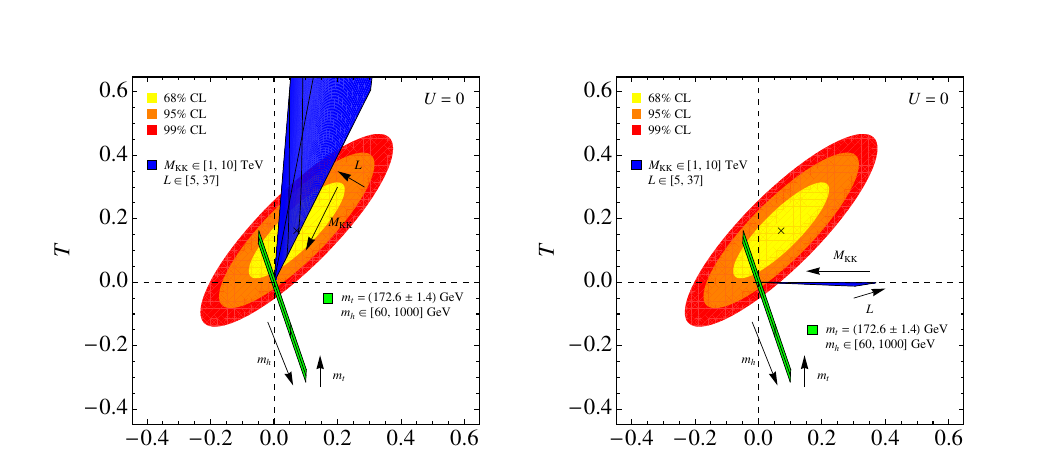
#> input picture references/paper_figures/casagrande_0807.4937_fig4_ST.png, 1050 x 450 px, found by its file name
$ python _build_custodial_sidebyside.py
#> lines starting #> are read from the running program, lines starting #| are printed output that depends on the picture
#!/usr/bin/env python3
r"""Stitch paper-crop + our-figure into labelled side-by-side composites for the
custodial comparison report (custodial_comparison.tex).

Mirrors the style of notebooks/_build_sidebyside_vs_papers.py: the ACTUAL
published figure (cropped PNG from the paper PDF) gets a "PAPER" subtitle, our
fixed-code reproduction gets an "OURS" subtitle, both normalised to a common
panel height so neither is squashed.

Outputs (into reports/collaborator_2026-06/figures_solo/):
  sxs_STU.png          CGHNP Fig.4 (paper, minimal)   | our solo_ST_recentered
  sxs_Zbb_top.png      CGHNP Fig.8 (paper, minimal)   | our solo_Zbb_gLgR
  sxs_Zbb_cpsw.png     CPSW 0607106 Fig.1 (protected) | CPSW 0701055 Fig.1 (loop)
  sxs_epsK_min.png     Bauer Fig.4-S1 + CFW Fig.1 (paper, minimal) | our solo_epsK_cloud
  sxs_epsK_cust.png    Blanke Fig.9 (paper, CUSTODIAL) | our custodial_epsK_wall_flat
"""
from __future__ import annotations

from pathlib import Path

import matplotlib as mpl
mpl.use("Agg")
import matplotlib.pyplot as plt
import matplotlib.image as mpimg
import numpy as np

REPO = Path("/n/holylabs/randall_lab/Lab/obarrera/5D-Neutrino-Mixing")
PAP = REPO / "references" / "paper_figures"
SOLO = REPO / "reports" / "collaborator_2026-06" / "figures_solo"
OUT = SOLO

mpl.rcParams.update({"figure.dpi": 160, "savefig.dpi": 160})

LBL_KW = dict(fontsize=12, fontweight="bold", ha="center", va="top")
PAPER_C = "#7a3b12"   # warm brown for "PAPER"
OURS_C = "#145a96"    # accent blue for "OURS"


def _imshow(ax, path, title, tcolor):
#> called with tcolor = '#7a3b12'
    img = mpimg.imread(str(path))
#> img is the input picture: shape (450, 1050, 3) float32; mean R, G, B 0.956, 0.924, 0.915
    ax.imshow(img)
    ax.axis("off")
    ax.set_title(title, color=tcolor, fontsize=12, fontweight="bold", pad=6)


def crop_top_left_quadrant(path, out_path):
    """Bauer Fig.4 is a 2x2 (S1..S4); keep only the S1 (top-left) panel."""
    img = mpimg.imread(str(path))
    h, w = img.shape[:2]
    # take ~54% height to include the S1 panel's bottom axis + legend (the
    # panels sit slightly above the 50% line), and the full left column width.
    sub = img[: int(0.55 * h), : int(0.52 * w)]
    plt.imsave(str(out_path), sub)
    return out_path


def two_up(left, ltitle, right, rtitle, out_name, figsize=(13.0, 5.4),
           lcolor=PAPER_C, rcolor=OURS_C, suptitle=None):
    fig, (axL, axR) = plt.subplots(1, 2, figsize=figsize)
    _imshow(axL, left, ltitle, lcolor)
    _imshow(axR, right, rtitle, rcolor)
#> call 2 of _imshow, with tcolor = '#145a96'
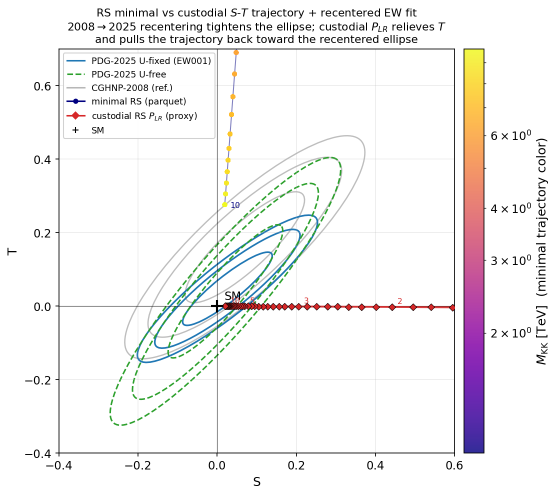
#> input picture reports/collaborator_2026-06/figures_solo/solo_ST_recentered.png, 1114 x 991 px, found by its file name (shown at 1/2 size)
#> in _imshow, img is the input picture: shape (991, 1114, 4) float32; mean R, G, B, A 0.953, 0.947, 0.948, 1
    if suptitle:
        fig.suptitle(suptitle, fontsize=12.5, y=0.995)
    fig.subplots_adjust(left=0.01, right=0.99, top=0.90 if not suptitle else 0.86,
                        bottom=0.01, wspace=0.03)
    p = OUT / out_name
    fig.savefig(p, dpi=160, bbox_inches="tight")
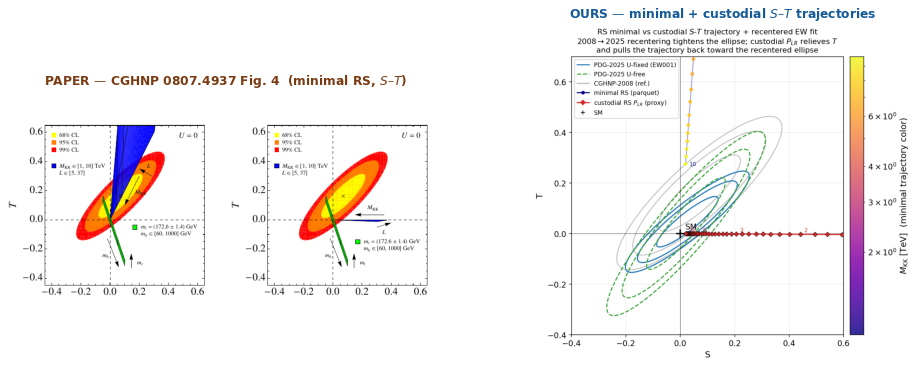
#> figure drawn by matplotlib, 2 panels
    plt.close(fig)
#> (the run stopped early here; a loop or call above may not have finished)
